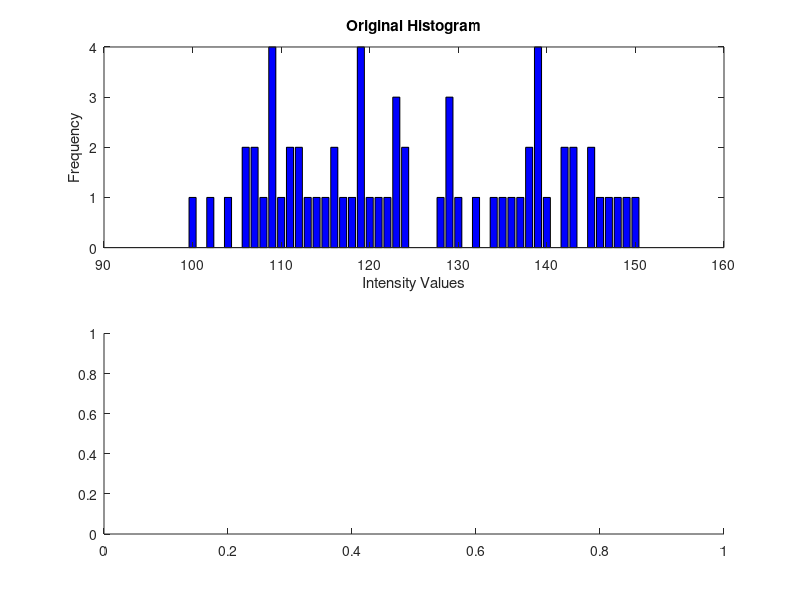

MATLAB code to generate this figure: (Note: this script raises an error after producing the figure.)
%Histogram Equalization
%Created by Revanth

clc;
clear all;
close all;

% Generate a random 8x8 intensity matrix with values between 50 and 100
I = round(100 + (100 - 50) * rand(8)); % Values in the range [50, 150]

%Flatten the matrix into a single row vector
Ia = I(:)';

%Sort intensities
sortIa = sort(Ia);

%Find unique intensities and their frequencies
[uniqueNumbers, ~, idx] = unique(sortIa); % Unique intensities and indices
frequencies = accumarray(idx, 1); % Frequency of each intensity

%Calculate the cumulative distribution function (CDF)
cumulativeFrequencies = cumsum(frequencies);

% Total number of pixels in the image
totalPixels = numel(I);

% Minimum non-zero cumulative frequency
cdf_min = min(cumulativeFrequencies(cumulativeFrequencies > 0));

% Number of intensity levels (L = 256 for 8-bit grayscale)
L = 256;

%Apply the histogram equalization formula
h_v = round(((cumulativeFrequencies - cdf_min) / (totalPixels - cdf_min)) * (L - 1));

%Map the original intensities to equalized values
equalizedImage = zeros(size(I)); % Initialize equalized image
for i = 1:length(uniqueNumbers)
    equalizedImage(I == uniqueNumbers(i)) = h_v(i);
end

equalizedImage = uint8(equalizedImage);
I = uint8(I);

% Plot the original and equalized histograms for comparison
figure(1);
subplot(2, 1, 1);
bar(uniqueNumbers, frequencies, 'FaceColor', 'b');
title('Original Histogram');
xlabel('Intensity Values');
ylabel('Frequency');

subplot(2, 1, 2);
bar(0:L-1, histcounts(equalizedImage(:), 0:L), 'FaceColor', 'r');
title('Equalized Histogram');
xlabel('Intensity Values');
ylabel('Frequency');

figure(2)
subplot(1,2,1)
imshow(I)
title("Original Image");

subplot(1,2,2)
imshow(equalizedImage)
title("Equalised Image");